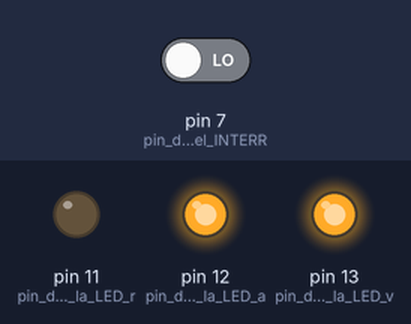
The sketch below on a simulated Arduino Uno, built with avr-gcc and run on an emulated ATmega328P. Parts: output pins drawn as LEDs (lit = HIGH). The inputs (shaded band) are chosen by the test bench; at power-on: pin 7 (pin_de_entrada_del_INTERR) LOW.

Above: at 1.2 s.
1.3 s: pin 7 (pin_de_entrada_del_INTERR) driven HIGH
At 1.7 s:
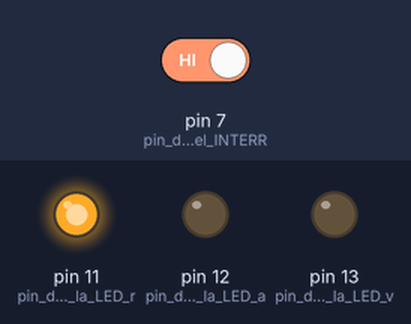
2.8 s: pin 7 (pin_de_entrada_del_INTERR) driven LOW
At 4.0 s:
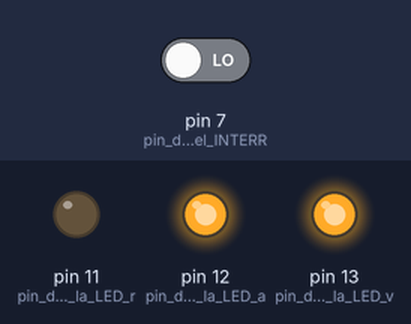
Timing chart, 0 to 5.8 s (numbered marks = the images above; inputs shaded):
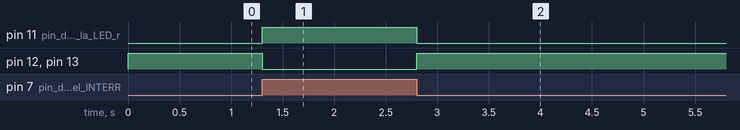

Measured:
- after the input at 1.3 s, pin 11 (pin_de_salida_de_la_LED_r): LOW → HIGH at once; pin 12 (pin_de_salida_de_la_LED_a), pin 13 (pin_de_salida_de_la_LED_v): HIGH → LOW at once
- after the input at 2.8 s, pin 11 (pin_de_salida_de_la_LED_r): HIGH → LOW at once; pin 12 (pin_de_salida_de_la_LED_a), pin 13 (pin_de_salida_de_la_LED_v): LOW → HIGH at once

The sketch:

interruptor.ino
```cpp
// C++ code
void setup(){
  // put your setup code here, to run once:
  pinMode(7, INPUT);           //pin de entrada del INTERRUPTOR
  pinMode(11, OUTPUT);         //pin de salida de la LED roja
  pinMode(12, OUTPUT);         //pin de salida de la LED amarilla
  pinMode(13, OUTPUT);         //pin de salida de la LED verde
}

void loop(){
  // put your main code here, to run repeatedly:
  //Comprueba si el interruptor está encendido
  if ((digitalRead(7) == true)) {
    digitalWrite(11, HIGH);     //Encender LED roja
    digitalWrite(12, LOW);      //Apagar LED amarilla
    digitalWrite(13, LOW);      //Apagar LED verde
  }
  //Comprueba si el interruptor está apagado
  else if ((digitalRead(7) == false)) {
    digitalWrite(11, LOW);      //Apagar LED roja
    digitalWrite(12, HIGH);     //Encender LED amarilla
    digitalWrite(13, HIGH);     //Encender LED verde
  }
}
```
